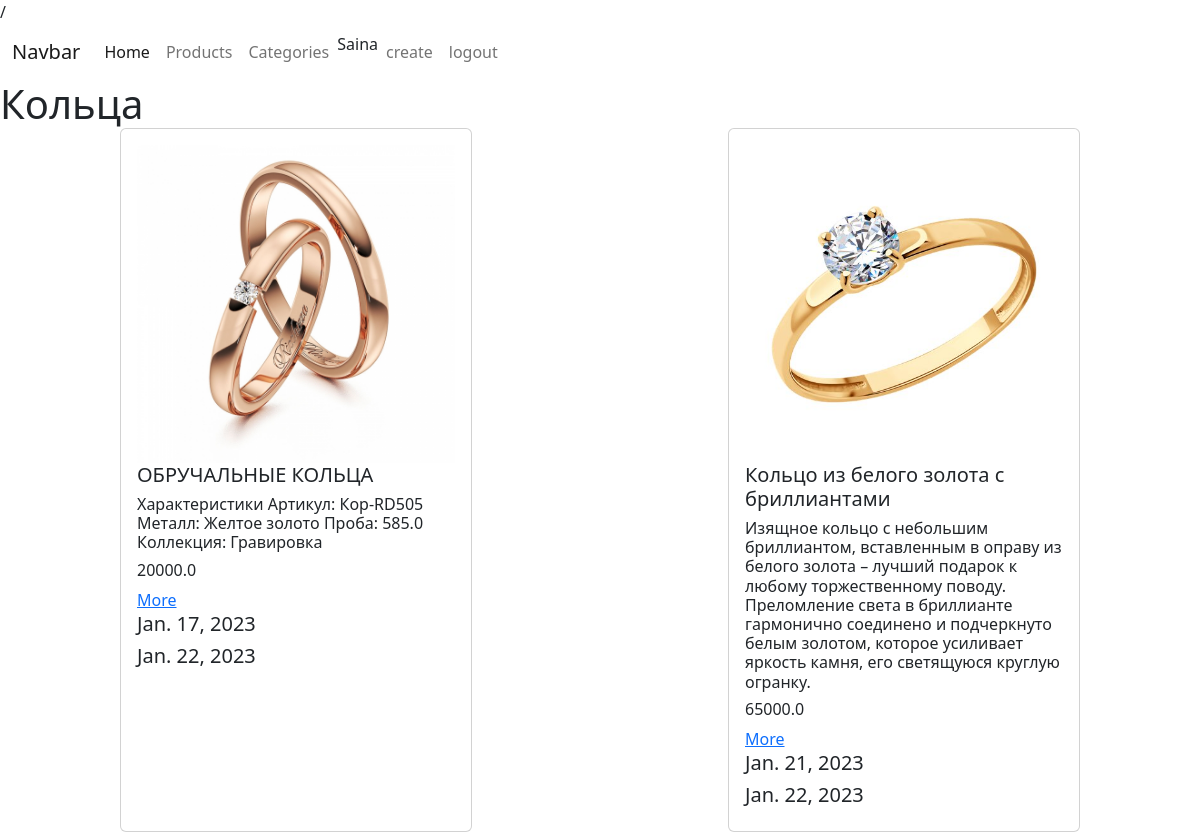
The page /categories/1/ (signed in) on the database its author committed.
### products/models.py (models this page shows)
class Category(models.Model):
    name = models.CharField(max_length=200)
    image = models.ImageField()

class Products(models.Model): # класс Python, который наследуется о модуля- django.db.models.Model.
    author = models.ForeignKey(User, on_delete=models.CASCADE, null=True)#у 1пользователя много постов
    image = models.ImageField(null=True, blank=True)
    name = models.CharField(max_length=255)
    description = models.TextField()
    price = models.FloatField()
    created_date = models.DateField(auto_now_add=True)
    modified_date = models.DateField(auto_now=True)
    category = models.ForeignKey(Category,on_delete=models.SET_NULL, null=True, blank=True)

### products/views.py (the view)
# urls.py: path('categories/<int:id>/', cat_detail_view),
def cat_detail_view(request, id):
    if request.method == 'GET':
        cat_obj = Category.objects.get(id=id)
        products = Products.objects.filter(category=cat_obj)
        context = {
            'cat_key': cat_obj,
            'products_key': products
        }
        return render(request, 'categories/detail.html', context=context)

### templates/categories/detail.html (shortened to what this page needs)
{% extends 'layouts/index.html' %}
{% block content %}
    <div class="card-body">
        <h1 class="card-title">{{ cat_key.name }}</h1>
    </div>
    <div class="products">
        {% for i in products_key %}
            <div class="card" style="width: 22rem;">
                <div class="card-body">
                    {% if i.image %}
                        <img class="pr_image" src="/media/{{ i.image }}/">
                    {% else %}
                        <img class="pr_image" src="/media/def.jpg/">
                    {% endif %}
                    <h5>{{ i.name }}</h5>
                    <h6 class="card-title">{{ i.description }}</h6>
                    <h6 class="card-title">{{ i.price }}</h6>
                    <a href="/products/{{ i.id }}" class="card-link">More</a>
                    <div class="dates">
                        <h5> {{ i.created_date }} </h5>
                        <h5> {{ i.modified_date }} </h5>
                    </div>
                </div>
            </div>
        {% endfor %}
    </div>
{% endblock %}

### templates/layouts/index.html (shortened to what this page needs)
<!doctype html>
<html lang="en">
<head>/
    <link rel="stylesheet" href="https://cdn.jsdelivr.net/npm/bootstrap@5.2.3/dist/css/bootstrap.min.css">
</head>
<body>
<nav class="navbar navbar-expand-lg bg-body-tertiary">
  <div class="container-fluid">
    <a class="navbar-brand" href="#">Navbar</a>
    <div class="collapse navbar-collapse" id="navbarNav">
      <ul class="navbar-nav">
        <li class="nav-item">
          <a class="nav-link active" aria-current="page" href="/">Home</a>
        <li class="nav-item">
          <a class="nav-link" href="/products">Products</a>
        </li>
          <li class="nav-item">
          <a class="nav-link" href="/categories">Categories</a>
        </li>
        {{ user }}
          {% if user.is_anonymous%}
              </li>
              <li class="nav-item">
              <a class="nav-link" href="/users/login/">login</a>
              </li>
              </li>
              <li class="nav-item">
              <a class="nav-link" href="/users/register/">Register</a>
              </li>
          {% else %}
              </li>
                  <li class="nav-item">
                  <a class="nav-link" href="/products/create/">create</a>
                  </li>
                  <li class="nav-item">
                  <a class="nav-link" href="/users/logout/">logout</a>
                  </li>
          {% endif %}
      </ul>
    </div>
  </div>
</nav>
{% block content %}
{% endblock %}
</body>
</html>

### templates/categories/detail.html (style rules this page uses)
.products { width: 80%; margin-left: 10%; display: flex; flex-wrap: wrap; gap: 10px; justify-content: space-between; }
.pr_image { width: 100%; }
.card { width: 200px; }

### rows shown on the page
Category: name "Кольца"
Products: image (picture), name "ОБРУЧАЛЬНЫЕ КОЛЬЦА", description "Характеристики Артикул: Кор-RD505 Металл: Желтое золото Проба: 585.0 Коллекция: Гравировка", price "20000.0", created_date "Jan. 17, 2023", modified_date "Jan. 22, 2023"
Products: image (picture), name "Кольцо из белого золота с бриллиантами", description "Изящное кольцо с небольшим бриллиантом, вставленным в оправу из белого золота – лучший подарок к любому торжественному поводу. Преломление света в бриллианте гармонично соединено и подчеркнуто белым золотом, которое усиливает яркость камня, его светящуюся круглую огранку.", price "65000.0", created_date "Jan. 21, 2023", modified_date "Jan. 22, 2023"

### other values the page prints
{{ user }} "Saina"
